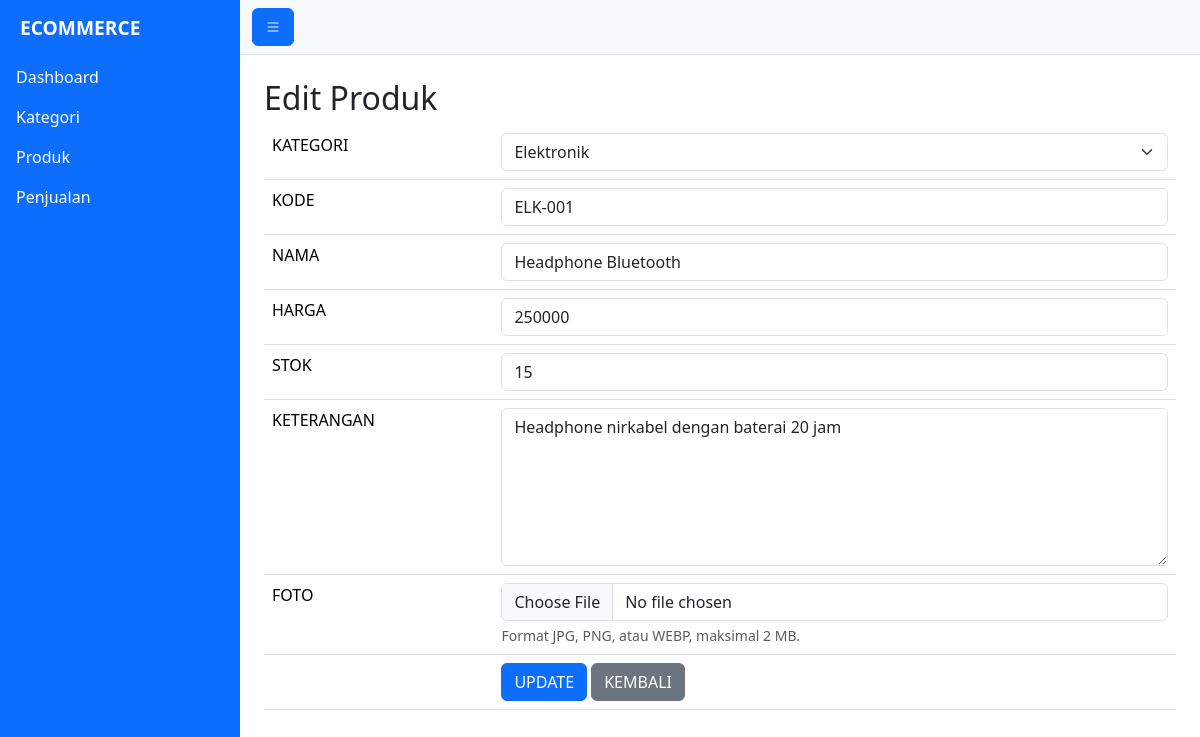
The app's page /produk/edit/1 with its own data.
### tables this page shows
CREATE TABLE IF NOT EXISTS tb_produk (
    produk_id         INT UNSIGNED  NOT NULL AUTO_INCREMENT,
    produk_id_kat     TINYINT(3)    NOT NULL,
    produk_kode       VARCHAR(50)   NOT NULL,
    produk_nama       VARCHAR(256)  NOT NULL,
    produk_hrg        INT UNSIGNED  NOT NULL DEFAULT 0,
    produk_keterangan TEXT          DEFAULT NULL,
    produk_stock      INT UNSIGNED  NOT NULL DEFAULT 0,
    produk_photo      VARCHAR(40)   DEFAULT NULL,
    created_at        TIMESTAMP     NOT NULL DEFAULT CURRENT_TIMESTAMP,
    updated_at        DATETIME      DEFAULT NULL,
    PRIMARY KEY (produk_id),
    UNIQUE KEY uk_produk_kode (produk_kode),
    KEY idx_produk_kat (produk_id_kat),
    CONSTRAINT fk_produk_kategori FOREIGN KEY (produk_id_kat)
        REFERENCES tb_kategori (kat_id)
        ON DELETE RESTRICT ON UPDATE CASCADE
);

CREATE TABLE IF NOT EXISTS tb_kategori (
    kat_id         TINYINT(3)   NOT NULL AUTO_INCREMENT,
    kat_nama       VARCHAR(50)  NOT NULL,
    kat_keterangan TEXT         DEFAULT NULL,
    created_at     TIMESTAMP    NOT NULL DEFAULT CURRENT_TIMESTAMP,
    updated_at     DATETIME     DEFAULT NULL,
    PRIMARY KEY (kat_id),
    UNIQUE KEY uk_kat_nama (kat_nama)
);

### app/core/Controller.php (called while the page is built, shortened)
<?php
class Controller
{
	protected function dashboard($view, $data = [])
	{
		$data['flash'] = $_SESSION['flash'] ?? null;
		require ROOT . "layouts/dashboard.php";
	}
	protected function ambilId($id): int
	{
		return (int) $id;
	}
}

### app/controllers/Produk.php (called while the page is built, shortened)
<?php
class Produk extends Controller
{
    private ProdukModel $model;
    public function __construct()
    {
        $this->model = new ProdukModel();
    }
    public function edit($id)
    {
        $row = $this->model->edit($this->ambilId($id));
        $this->formEdit($row, []);
    }
    private function formEdit(array $row, array $errors): void
    {
        $this->dashboard('produk/edit', [
            'listkategori' => $this->model->listKategori(),
            'row'          => $row,
            'errors'       => $errors,
        ]);
    }
}

### app/core/Bootstrap.php (called while the page is built, shortened)
<?php
class Bootstrap
{
    public function __construct()
    {
        $url = $_GET['page'] ?? $this->getRequestUri();
        $url = trim((string) filter_var($url, FILTER_SANITIZE_URL), '/');
        $url = $url === '' ? [] : explode('/', $url);
        $page = $url ? ucfirst(strtolower(array_shift($url))) : 'Index';
        $controller = new $class;
        $action = $url ? array_shift($url) : 'index';
        $params = array_values($url);
        call_user_func_array([$controller, $action], $params);
    }
}

### index.php (called while the page is built, shortened)
<?php
new App\Core\Bootstrap();

### app/core/Model.php (called while the page is built, shortened)
<?php
class Model
{
	public function __construct()
	{
		try {
			$this->db = new PDO(
				"mysql:host=" . DB_HOST . ";dbname=" . DB_NAME . ";charset=utf8mb4",
				DB_USER,
				DB_PASS,
				[
					PDO::ATTR_ERRMODE            => PDO::ERRMODE_EXCEPTION,
					PDO::ATTR_DEFAULT_FETCH_MODE => PDO::FETCH_ASSOC,
					PDO::ATTR_EMULATE_PREPARES   => false,
				]
			);
		} catch (\PDOException $e) {
			die(DEBUG ? "error! " . $e->getMessage() : "Tidak dapat terhubung ke database.");
		}
	}
}

### app/models/Produk.php (called while the page is built, shortened)
<?php
class Produk extends Model
{
      public function listKategori()
      {
            $stmt = $this->db->prepare("SELECT kat_id, kat_nama FROM tb_kategori ORDER BY kat_nama ASC");
            $stmt->execute();
            return $this->selects($stmt);
      }
      public function edit(int $id)
      {
            $sql = "SELECT p.*, k.kat_nama AS ktgr
                    FROM tb_produk p
                    LEFT JOIN tb_kategori k ON p.produk_id_kat = k.kat_id
                    WHERE p.produk_id=:produk_id";
            $stmt = $this->db->prepare($sql);
            $stmt->execute(['produk_id' => $id]);
            return $this->select($stmt);
      }
}

### inc/helpers.php (called while the page is built, shortened)
<?php
function e($teks): string
{
    return htmlspecialchars((string) ($teks ?? ''), ENT_QUOTES, 'UTF-8');
}

### app/views/produk/_form.php (the view, shortened to what this page needs)
<form action="<?php echo URL; ?>/produk/<?php echo $aksi; ?>" method="post" enctype="multipart/form-data">
    <table class="table table-hover">
        <tr>
            <td>KATEGORI</td>
            <td>
                <select name="produk_id_kat" class="form-select" required>
                    <?php foreach ($data['listkategori'] as $kat) : ?>
                        <option value="<?php echo (int) $kat['kat_id']; ?>"
                            <?php echo ((string) ($row['produk_id_kat'] ?? '') === (string) $kat['kat_id']) ? 'selected' : ''; ?>>
                            <?php echo e($kat['kat_nama']); ?>
                        </option>
                    <?php endforeach; ?>
                </select>
            </td>
        </tr>
        <tr>
            <td>KODE</td>
            <td><input type="text" name="produk_kode" class="form-control" maxlength="50" required
                    value="<?php echo e($row['produk_kode'] ?? ''); ?>"></td>
        </tr>
        <tr>
            <td>NAMA</td>
            <td><input type="text" name="produk_nama" class="form-control" maxlength="256" required
                    value="<?php echo e($row['produk_nama'] ?? ''); ?>"></td>
        </tr>
        <tr>
            <td>HARGA</td>
            <td><input type="number" name="produk_hrg" class="form-control" min="0" max="999999999" step="1" required
                    value="<?php echo e($row['produk_hrg'] ?? ''); ?>"></td>
        </tr>
        <tr>
            <td>STOK</td>
            <td><input type="number" name="produk_stock" class="form-control" min="0" max="1000000" step="1" required
                    value="<?php echo e($row['produk_stock'] ?? '0'); ?>"></td>
        </tr>
        <tr>
            <td>KETERANGAN</td>
            <td><textarea name="produk_keterangan" class="form-control" cols="30" rows="6"><?php echo e($row['produk_keterangan'] ?? ''); ?></textarea></td>
        </tr>
        <tr>
            <td>FOTO</td>
            <td>
                <input type="file" name="produk_photo" class="form-control" accept="image/jpeg,image/png,image/webp">
                <div class="form-text">
                    Format JPG, PNG, atau WEBP, maksimal 2 MB.
                </div>
            </td>
        </tr>
        <tr>
            <td></td>
            <td>
                <input type="submit" value="<?php echo $tombol; ?>" class="btn btn-primary">
                <a href="<?php echo URL; ?>/produk" class="btn btn-secondary">KEMBALI</a>
            </td>
        </tr>
    </table>
</form>

### layouts/assets/css/style.css (style rules this page uses)
body { overflow-x: hidden; }

### records on screen
tb_produk: produk_id_kat "Elektronik", produk_kode "ELK-001", produk_nama "Headphone Bluetooth", produk_hrg "250000", produk_stock "15", produk_keterangan "Headphone nirkabel dengan baterai 20 jam"
